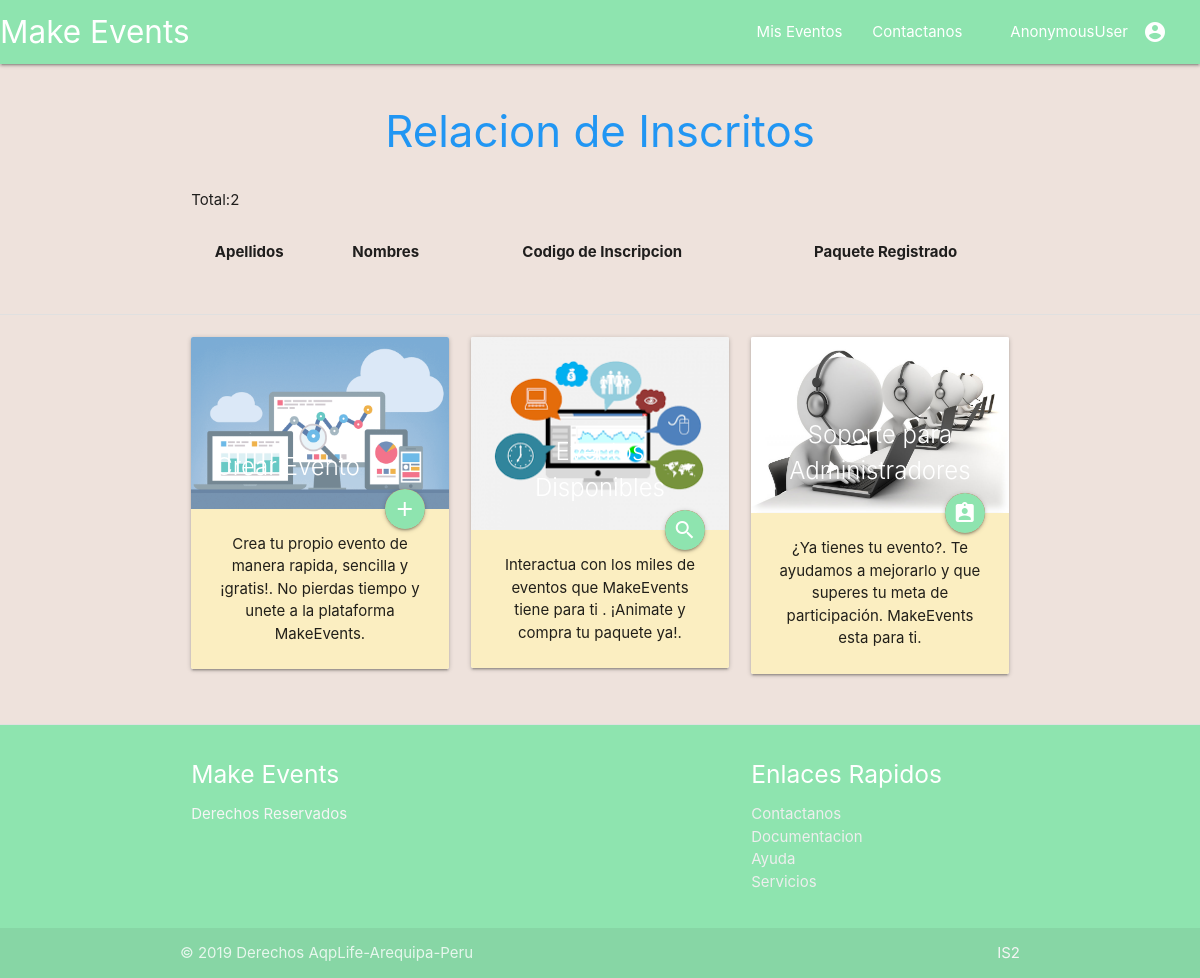
Before: /eventos/2/gestionar_inscrito with the older database file.
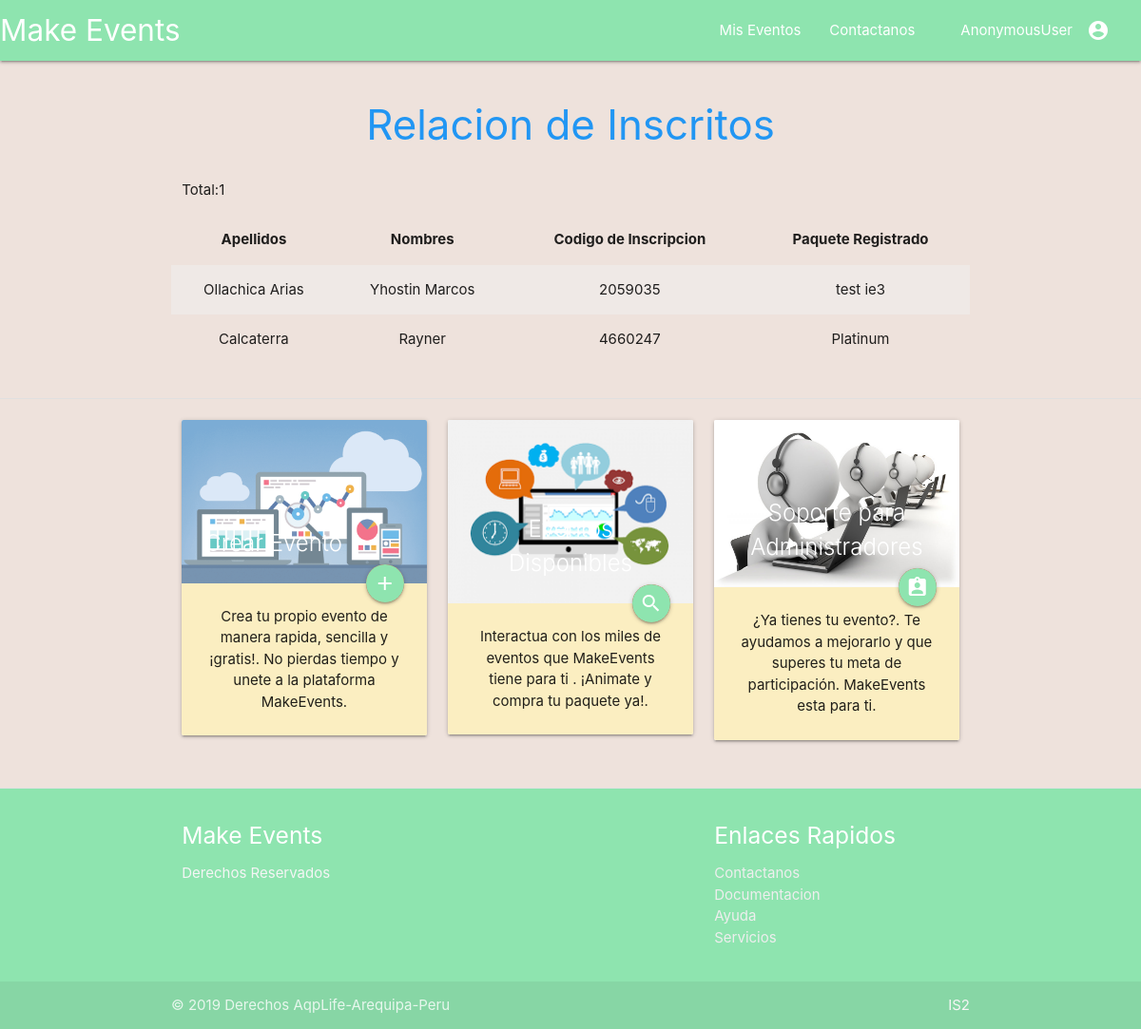
After: the same page with the newer database file.
### eventos/models.py (models this page shows, shortened)
class Inscrito(models.Model):
	inscripcion_opciones=[
		(False,'Pre-Inscrito'),
		(True,'Inscrito'),
	]
	profile 			=models.ForeignKey(Profile,on_delete=models.CASCADE)
	evento 				=models.ForeignKey(Evento,on_delete=models.CASCADE)
	paquete				=models.ForeignKey(Paquete,on_delete=models.CASCADE)
	codigo_inscripcion	=models.IntegerField(default=random.randint(1000000,5000000))
	estado_inscripcion 	=models.BooleanField(choices=inscripcion_opciones,default=False)

class Profile(models.Model):
	user 				= models.OneToOneField(User, on_delete=models.CASCADE)
	tipo_idenficacion	= models.CharField(max_length=30)
	identificacion		= models.IntegerField(default=0)

class Paquete(models.Model):
	evento 				=models.ForeignKey(Evento,on_delete=models.CASCADE)
	nombre 				=models.CharField(max_length=30)
	descripcion			=models.CharField(max_length=100)
	costo				=models.FloatField(default=0)
	actividad 			=models.ManyToManyField(Actividad)
	def __str__(self):
		return self.nombre

### eventos/views_modulo_configuracion.py (the view, shortened to what this page needs)
# urls.py: path('<int:evento_id>/gestionar_inscrito',views.Gestionar_InscritoDetailView.as_view(),name='gestionar_inscrito'),
class Gestionar_InscritoDetailView(DetailView):
    template_name       ='eventos/gestionar_inscrito.html'
    context             ={
    }
    def get(self, request, *args, **kwargs):
        evento                      =   Evento.objects.get(pk=self.kwargs.get("evento_id"))
        self.context['evento']      =   evento
        inscrito                    =   Inscrito.objects.filter(evento=evento.id,estado_inscripcion=True).count()
        self.context['inscrito']    =   inscrito
        return render(request,self.template_name,self.context)

### eventos/templates/eventos/gestionar_inscrito.html (shortened to what this page needs)
{%extends 'eventos/index.html'%}
{% load static %}
{%block section_1%}
	<div class="container row section">
		<div class="col s12 blue-text center-align">
			<h3>Relacion de Inscritos</h3>
		</div>
		<div class="col s4">
			<p>Total:{{inscrito}}</p>
		</div>
		<table class="centered striped">
			<thead>
				<tr>
					<th>Apellidos</th>
					<th>Nombres</th>
					<th>Codigo de Inscripcion</th>
					<th>Paquete Registrado</th>
				</tr>
			</thead>
			<tbody>
				{%for inscrito in evento.inscrito_set.all%}
					{%if not inscrito.estado_inscripcion%}
					<tr>
						<td>{{inscrito.profile.user.last_name}}</td>
						<td>{{inscrito.profile.user.first_name}}</td>
						<td>{{inscrito.codigo_inscripcion}}</td>
						<td>{{inscrito.paquete}}</td>
					{%endif%}
					</tr>
				{%endfor%}
			</tbody>
		</table>
	</div>
{%endblock%}

Changed rows visible on the page:
now on this page (row edited): Inscrito: profile.user.last_name "Ollachica Arias", profile.user.first_name "Yhostin Marcos", codigo_inscripcion "2059035", paquete "test ie3"
added Inscrito: profile.user.last_name "Calcaterra", profile.user.first_name "Rayner", codigo_inscripcion "4660247", paquete "Platinum"
Other visible differences:
{{ inscrito }}: "2" → "1"
